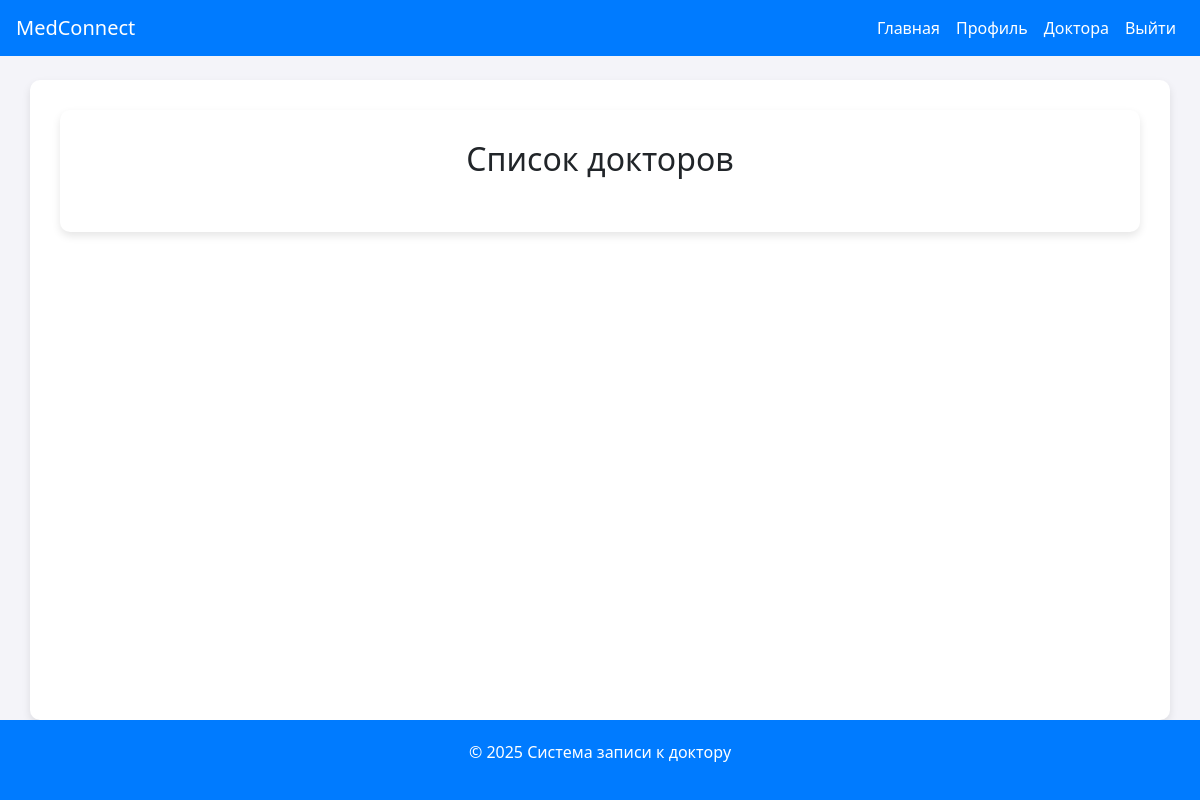
Page /doctors/ (signed in) on the earlier database version.
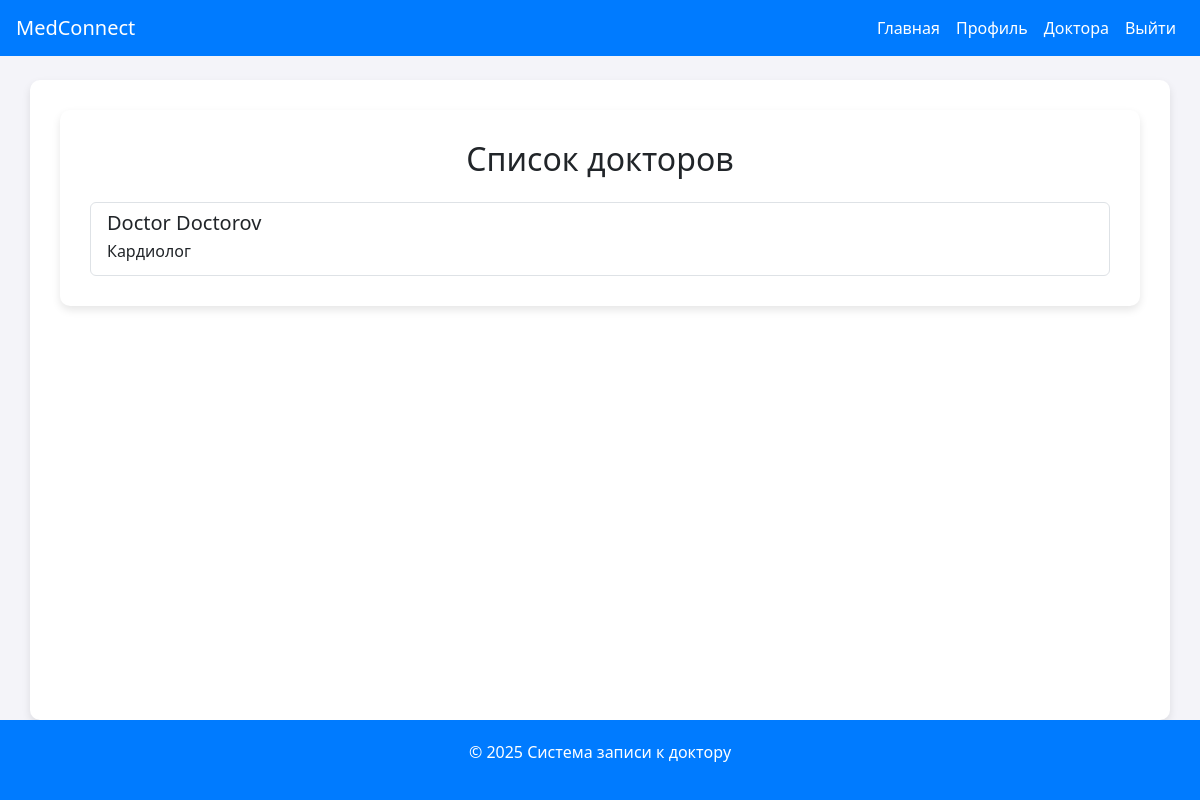
Same page on the later database version.
### myapp/models.py (models this page shows, shortened)
class User(AbstractUser):
    is_doctor = models.BooleanField(default=False)
    is_patient = models.BooleanField(default=True)
    username = None
    email = models.EmailField(unique=True)
    gender_choices = [
        ('M', 'Мужчина'),
        ('F', 'Женщина'),
    ]
    gender = models.CharField(max_length=1, choices=gender_choices, null=True, blank=True)
    date_of_birth = models.DateField(null=True, blank=True)
    USERNAME_FIELD = 'email'
    REQUIRED_FIELDS = ['first_name', 'last_name']
    objects = CustomUserManager()

class Doctor(models.Model):
    user = models.OneToOneField(User, on_delete=models.CASCADE)
    specialty = models.CharField(max_length=100)

### myapp/views.py (the view)
# urls.py: path('doctors/', views.doctor_list, name='doctor_list'),
@login_required
def doctor_list(request):
    doctors = User.objects.filter(is_doctor=True)
    return render(request, 'doctor_list.html', {'doctors': doctors})

### myapp/templates/doctor_list.html (shortened to what this page needs)
{% extends 'base.html' %}
{% block content %}
<div class="container">
    <h2 class="text-center mb-4">Список докторов</h2>
    <div class="list-group">
        {% for doctor in doctors %}
            <a href="{% url 'book_appointment' doctor.id %}" class="list-group-item list-group-item-action">
                <h5 class="mb-1">{{ doctor.first_name }} {{ doctor.last_name }}</h5>
                <p class="mb-1">{{ doctor.doctor.specialty }}</p>
            </a>
        {% endfor %}
    </div>
</div>
{% endblock %}

Differences in the rows shown:
added User: first_name "Doctor", last_name "Doctorov", doctor.specialty "Кардиолог"
